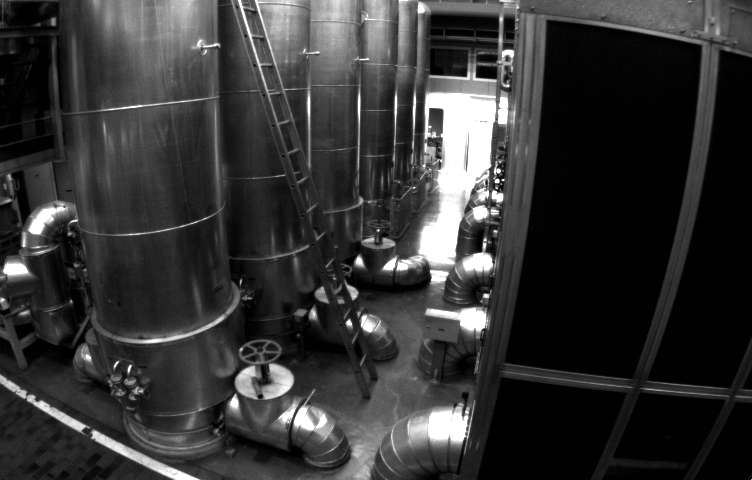
//> input picture Basic/math/04-ImageProcessing/BasicImage/distorted.png, 752 x 480 px
$ ./undistortImg distorted.png   (built with g++ and OpenCV 4)
//> lines starting //> are read from the running program, lines starting //| are printed output that depends on the picture
//
// Created by lacie-life on 2023/24/07.
//

#include <iostream>
#include <opencv2/opencv.hpp>
#include <opencv2/core/core.hpp>

int main(int argc, char **argv) {
    cv::Mat image = cv::imread(
            argv[1], CV_8UC1);
//> image is the input picture: 480 rows x 752 cols, CV_8UC1; min 1, max 255, mean 52.6
    //check if image is loaded fine
    if (!image.data) {
        std::cout << "Could not open or find the image" << std::endl;
        return -1;
    }

    //radial distortion parameters
    double k1 = -0.28340811, k2 = 0.07395907, p1 = 0.00019359, p2 = 1.76187114e-05;
    //intrinsic parameters 458.654, 457.296, 367.215, 248.375
    double fx = 458.654, fy = 457.296, cx = 367.215, cy = 248.375;

    //create the distortion parameters
    double k11 = -0.38340811, k12 = 0.09395907, k13 = 0.00059359, k14 = 6.76187114e-05;

    int rows = image.rows;
//> rows = 480
    int cols = image.cols;
//> cols = 752

    //create image_undistorted
    cv::Mat image_undistorted(rows, cols, CV_8UC1);

    // the process is shown as,
    // Point in world coordinates--> Point in camera coordinates
    // --> Point in normalized coordinates--> Point in distorted coordinates
    // --> point in image coordinates

    //compute the pixel in the undistorted image
    for (int v = 0; v < rows; v++) {
        for (int u = 0; u < cols; u++) {
            // transform the point from image coordinates to normalized coordinates
            double x = (u - cx) / fx; //x coordinate in the normalized plane
            double y = (v - cy) / fy; //y coordinate in the normalized plane

            //compute normalized coordinates to distorted coordinates
            //compute x_d and y_d
            double r2 = x * x + y * y; // compute the radius of the pixel in the normalized plane
            double x_d = x * (1 + k1 * r2 + k2 * r2 * r2) + 2 * p1 * x * y + p2 * (r2 + 2 * x * x);
            double y_d = y * (1 + k1 * r2 + k2 * r2 * r2) + p1 * (r2 + 2 * y * y) + 2 * p2 * x * y;

            //distorted coordinates to image coordinates, again
            //compute the pixel in the undistorted image, using cast
            int u_d = cvRound(fx * x_d + cx);
            int v_d = cvRound(fy * y_d + cy);
            //now, map the pixel in the undistorted image to the pixel in the distorted image
            //check if the point is in the image u_d and v_d
            if (u_d >= 0 && u_d < cols && v_d >= 0 && v_d < rows) {
                image_undistorted.at<uchar>(v, u) = image.at<uchar>((v_d), (u_d));
            } else {
                image_undistorted.at<uchar>(v, u) = 0;
            }
        }
    }
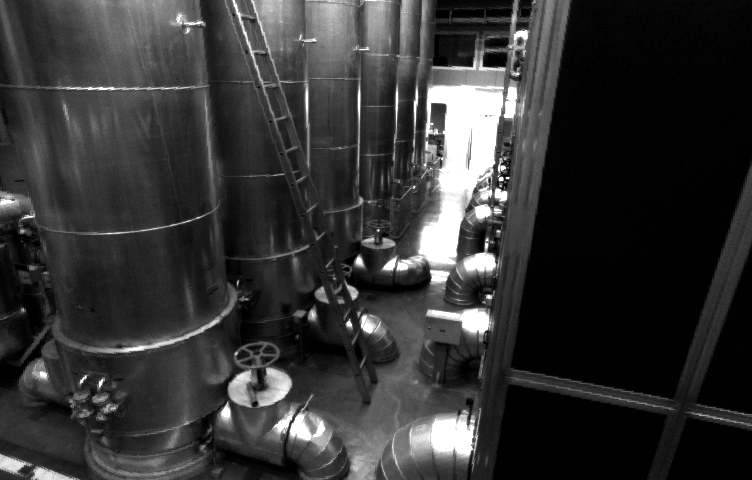
//> image_undistorted: 480 rows x 752 cols, CV_8UC1; min 1, max 255, mean 52
    //using OPENCV undistort function
    //undistorted image new
    cv::Mat image_undistorted_new(rows, cols, CV_8UC1);

    cv::Mat image_undistorted_new2(rows, cols, CV_8UC1);

    //camera matrix
    cv::Mat cameraMatrix = (cv::Mat_<double>(3, 3) << fx, 0, cx, 0, fy, cy, 0, 0, 1);
    //distortion coefficients
    cv::Mat distCoeffs = (cv::Mat_<double>(5, 1) << k1, k2, p1, p2, 0);
    //print the camera matrix
    std::cout << "Camera Matrix: " << std::endl << cameraMatrix << std::endl;
    //print the distortion coefficients
    std::cout << "Distortion Coefficients: " << std::endl << distCoeffs << std::endl;

    //distortion coefficients
    cv::Mat distCoeffs_new = (cv::Mat_<double>(5, 1) << k11, k12, k13, k14, 0);


    //transform the image to undistorted image
    cv::undistort(image, image_undistorted_new, cameraMatrix, distCoeffs);
    //transfrom undistorted image to distorted image
    cv::undistort(image_undistorted_new, image_undistorted_new2, cameraMatrix, distCoeffs_new);
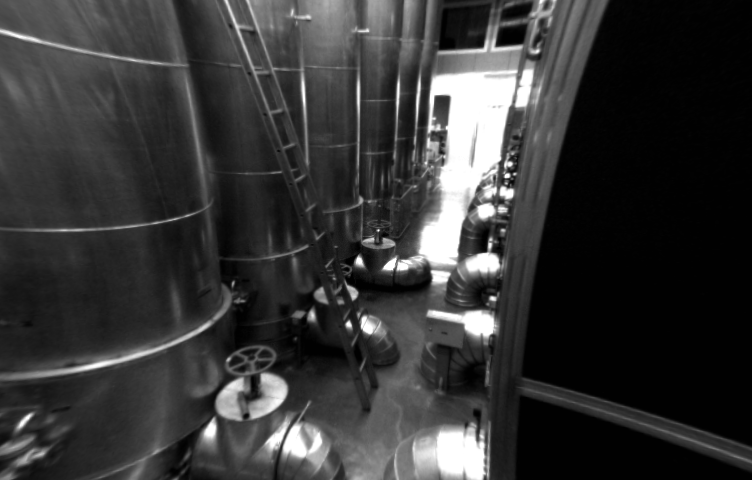
//> image_undistorted_new2: 480 rows x 752 cols, CV_8UC1; min 1, max 255, mean 53.8

    //show the image
    // the result is shown in the same window using opencv function and the manual method
    cv::imshow("image_distorted", image);
    cv::imshow("image_undistorted", image_undistorted);
    cv::imshow("image_undistorted_new", image_undistorted_new);
    cv::imshow("image_undistorted_new2", image_undistorted_new2);

    cv::waitKey(0);


    return 0;
}
